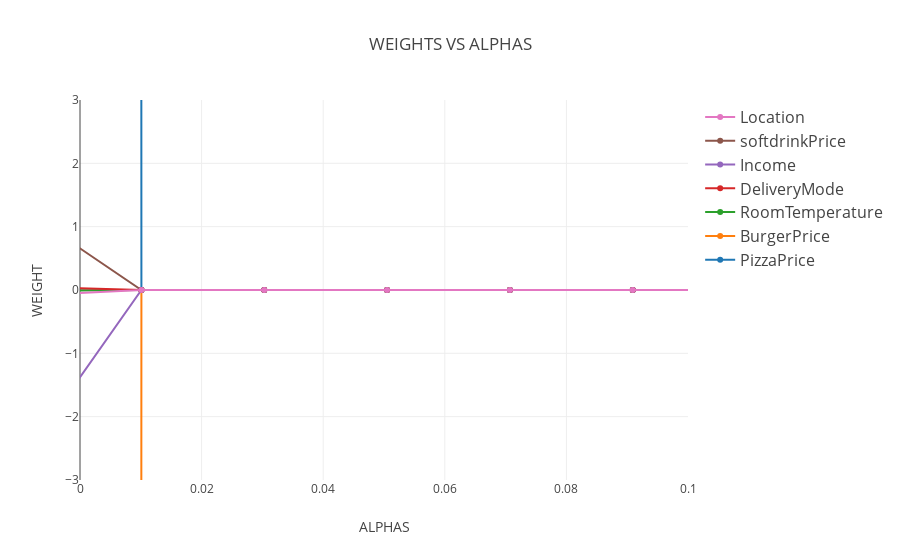

Here is the notebook cell this chart was saved with:
### Markdown cell above
## WEIGHT VS ALPHA ##

### Code cell
data = []
for r in range(len(X_train.columns)):
    trace = go.Scatter(
        x = alphas_lasso,
        y = coefs[:, r],
        mode = 'lines+markers',
        name = X_train.columns[r],
        line = dict(shape = 'linear')
    )
    data.append(trace)
layout = dict(
    title = 'WEIGHTS VS ALPHAS',
    yaxis = dict(
        range = [-3, 3],
        title = 'WEIGHT'
    ),
    xaxis = dict(
        range = [0, 0.1],
        title = 'ALPHAS'
    ),
    legend = dict(
        traceorder = 'reversed',
        font = dict(size = 16)
    ))


fig = dict(data = data, layout = layout)
plot.iplot(fig, filename = 'WEIGHTS_VS_ALPHAS')
